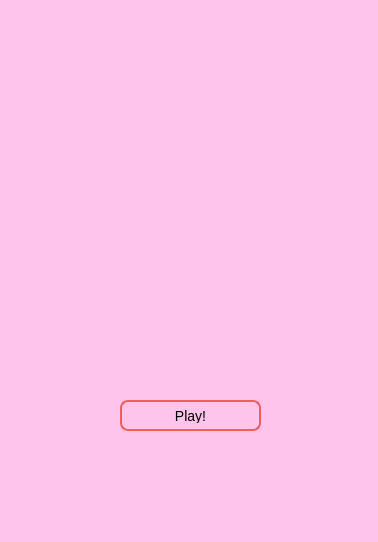
<?xml version="1.0" encoding="UTF-8"?>
<ui version="4.0">
 <class>MainWindow</class>
 <widget class="QMainWindow" name="MainWindow">
  <property name="geometry">
   <rect>
    <x>0</x>
    <y>0</y>
    <width>378</width>
    <height>542</height>
   </rect>
  </property>
  <property name="windowTitle">
   <string>MainWindow</string>
  </property>
  <property name="styleSheet">
   <string notr="true">QWidget {
    background-color: #ffc4eb;
    font-family: 'Segoe UI';
    font-size: 14px;
}

QPushButton {
    background-color: #ffc4eb;
    border: 2px solid #ed605a;
    border-radius: 8px;
    padding: 6px;
}

QPushButton:hover {
    background-color: #ed605a;
}

QLabel#titleLabel {
    font-size: 22px;
    font-weight: bold;
    color: #3e2723;  /* Coklat gelap agar tetap kontras dan elegan */
    background-color: #ed605a;
    border: 2px solid #ed605a;
    border-radius: 8px;
    padding: 8px;
    qproperty-alignment: AlignCenter;
}
</string>
  </property>
  <widget class="QWidget" name="centralwidget">
   <widget class="QPushButton" name="detectionButton">
    <property name="geometry">
     <rect>
      <x>120</x>
      <y>400</y>
      <width>141</width>
      <height>31</height>
     </rect>
    </property>
    <property name="text">
     <string>Play!</string>
    </property>
   </widget>
   <widget class="QLabel" name="label_2">
    <property name="geometry">
     <rect>
      <x>0</x>
      <y>0</y>
      <width>371</width>
      <height>491</height>
     </rect>
    </property>
    <property name="text">
     <string/>
    </property>
    <property name="pixmap">
     <pixmap>Untitled design.png</pixmap>
    </property>
    <property name="scaledContents">
     <bool>true</bool>
    </property>
   </widget>
   <zorder>label_2</zorder>
   <zorder>detectionButton</zorder>
  </widget>
  <widget class="QMenuBar" name="menubar">
   <property name="geometry">
    <rect>
     <x>0</x>
     <y>0</y>
     <width>378</width>
     <height>25</height>
    </rect>
   </property>
  </widget>
  <widget class="QStatusBar" name="statusbar"/>
  <action name="actionactionCam">
   <property name="text">
    <string>actionCam</string>
   </property>
  </action>
 </widget>
 <resources/>
 <connections/>
</ui>
